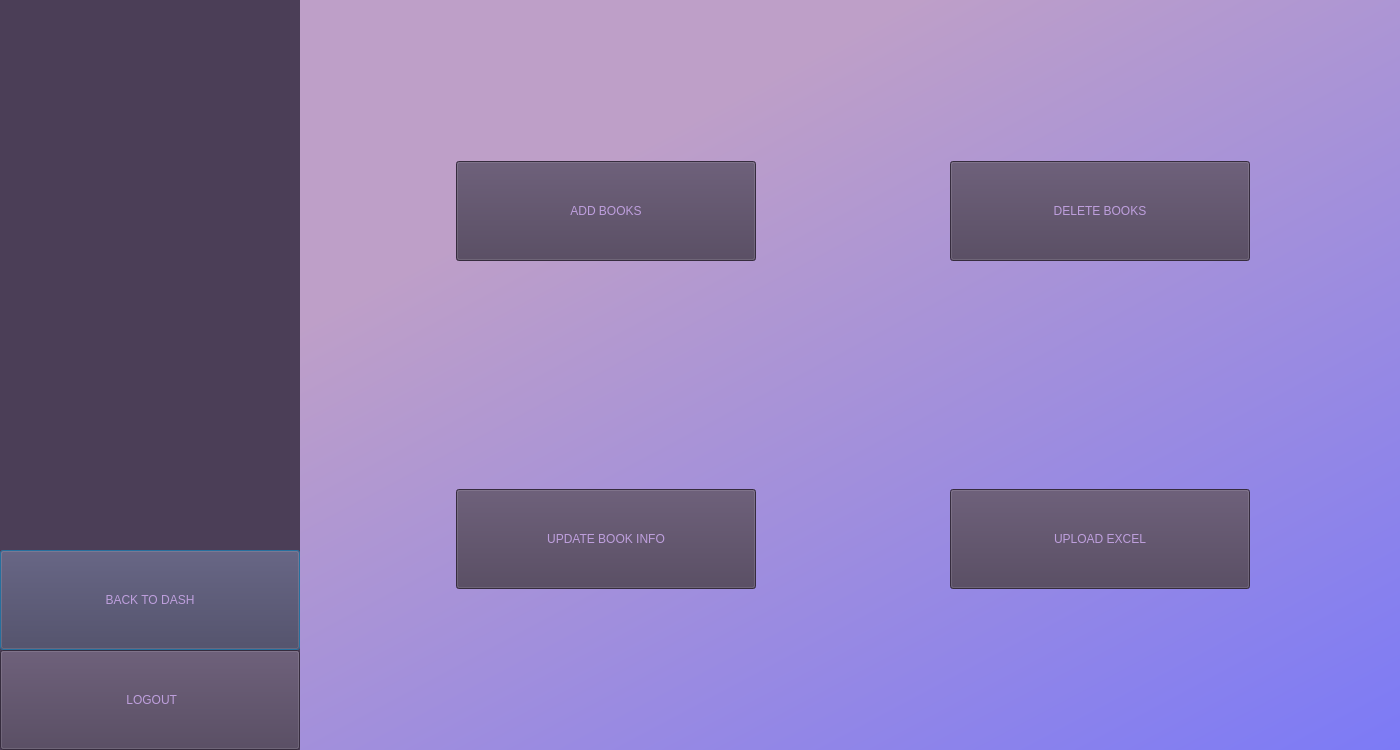
<?xml version="1.0" encoding="UTF-8"?>
<ui version="4.0">
 <class>dashboardDialog</class>
 <widget class="QDialog" name="dashboardDialog">
  <property name="geometry">
   <rect>
    <x>0</x>
    <y>0</y>
    <width>1400</width>
    <height>750</height>
   </rect>
  </property>
  <property name="sizePolicy">
   <sizepolicy hsizetype="Expanding" vsizetype="Expanding">
    <horstretch>0</horstretch>
    <verstretch>0</verstretch>
   </sizepolicy>
  </property>
  <property name="minimumSize">
   <size>
    <width>1400</width>
    <height>750</height>
   </size>
  </property>
  <property name="windowTitle">
   <string>Dialog</string>
  </property>
  <property name="styleSheet">
   <string notr="true"/>
  </property>
  <layout class="QVBoxLayout" name="verticalLayout">
   <property name="leftMargin">
    <number>0</number>
   </property>
   <property name="topMargin">
    <number>0</number>
   </property>
   <property name="rightMargin">
    <number>0</number>
   </property>
   <property name="bottomMargin">
    <number>0</number>
   </property>
   <item>
    <widget class="QWidget" name="dashwidget" native="true">
     <property name="enabled">
      <bool>true</bool>
     </property>
     <property name="sizePolicy">
      <sizepolicy hsizetype="Expanding" vsizetype="Expanding">
       <horstretch>0</horstretch>
       <verstretch>0</verstretch>
      </sizepolicy>
     </property>
     <property name="minimumSize">
      <size>
       <width>1400</width>
       <height>750</height>
      </size>
     </property>
     <property name="styleSheet">
      <string notr="true">QWidget#dashwidget{
	background-color: qlineargradient(spread:pad, x1:0, y1:0, x2:1, y2:1, stop:0.323383 rgba(190, 159, 200, 255), stop:1 rgba(124, 122, 246, 255))
}</string>
     </property>
     <layout class="QGridLayout" name="gridLayout_3">
      <property name="leftMargin">
       <number>0</number>
      </property>
      <property name="topMargin">
       <number>0</number>
      </property>
      <property name="rightMargin">
       <number>0</number>
      </property>
      <property name="bottomMargin">
       <number>0</number>
      </property>
      <item row="0" column="0">
       <layout class="QHBoxLayout" name="horizontalLayout_2">
        <item>
         <widget class="QWidget" name="widget" native="true">
          <property name="minimumSize">
           <size>
            <width>300</width>
            <height>750</height>
           </size>
          </property>
          <property name="styleSheet">
           <string notr="true">background-color: rgb(75, 62, 87);</string>
          </property>
          <layout class="QVBoxLayout" name="verticalLayout_5">
           <property name="spacing">
            <number>0</number>
           </property>
           <property name="leftMargin">
            <number>0</number>
           </property>
           <property name="topMargin">
            <number>0</number>
           </property>
           <property name="rightMargin">
            <number>0</number>
           </property>
           <property name="bottomMargin">
            <number>0</number>
           </property>
           <item>
            <spacer name="verticalSpacer_4">
             <property name="orientation">
              <enum>Qt::Vertical</enum>
             </property>
             <property name="sizeType">
              <enum>QSizePolicy::Preferred</enum>
             </property>
             <property name="sizeHint" stdset="0">
              <size>
               <width>20</width>
               <height>1000</height>
              </size>
             </property>
            </spacer>
           </item>
           <item>
            <widget class="QPushButton" name="homeButton">
             <property name="minimumSize">
              <size>
               <width>300</width>
               <height>100</height>
              </size>
             </property>
             <property name="styleSheet">
              <string notr="true">font: 18pt &quot;Calibri&quot;;
color: rgb(190, 159, 221);</string>
             </property>
             <property name="text">
              <string>BACK TO DASH</string>
             </property>
            </widget>
           </item>
           <item>
            <widget class="QPushButton" name="logout">
             <property name="minimumSize">
              <size>
               <width>300</width>
               <height>100</height>
              </size>
             </property>
             <property name="styleSheet">
              <string notr="true">font: 18pt &quot;Calibri&quot;;
color:rgb(190, 159, 221);
background-color:rgb(75, 62, 87);</string>
             </property>
             <property name="text">
              <string> LOGOUT</string>
             </property>
             <property name="icon">
              <iconset>
               <normaloff>logout icon.png</normaloff>logout icon.png</iconset>
             </property>
             <property name="iconSize">
              <size>
               <width>30</width>
               <height>30</height>
              </size>
             </property>
            </widget>
           </item>
          </layout>
         </widget>
        </item>
        <item>
         <spacer name="verticalSpacer_5">
          <property name="orientation">
           <enum>Qt::Vertical</enum>
          </property>
          <property name="sizeHint" stdset="0">
           <size>
            <width>150</width>
            <height>40</height>
           </size>
          </property>
         </spacer>
        </item>
        <item>
         <layout class="QGridLayout" name="gridLayout_2">
          <item row="2" column="0">
           <widget class="QPushButton" name="updatebutton">
            <property name="minimumSize">
             <size>
              <width>300</width>
              <height>100</height>
             </size>
            </property>
            <property name="styleSheet">
             <string notr="true">font: 18pt &quot;Calibri&quot;;
color: rgb(190, 159, 221);
background-color: rgb(75, 62, 87);</string>
            </property>
            <property name="text">
             <string>UPDATE BOOK INFO</string>
            </property>
           </widget>
          </item>
          <item row="2" column="1">
           <spacer name="verticalSpacer_2">
            <property name="orientation">
             <enum>Qt::Vertical</enum>
            </property>
            <property name="sizeHint" stdset="0">
             <size>
              <width>100</width>
              <height>40</height>
             </size>
            </property>
           </spacer>
          </item>
          <item row="1" column="0">
           <widget class="QPushButton" name="addbooksbutton">
            <property name="minimumSize">
             <size>
              <width>300</width>
              <height>100</height>
             </size>
            </property>
            <property name="styleSheet">
             <string notr="true">font: 18pt &quot;Calibri&quot;;
color: rgb(190, 159, 221);
background-color: rgb(75, 62, 87);</string>
            </property>
            <property name="text">
             <string>ADD BOOKS</string>
            </property>
           </widget>
          </item>
          <item row="2" column="2">
           <widget class="QPushButton" name="uploadexcelbutton">
            <property name="minimumSize">
             <size>
              <width>300</width>
              <height>100</height>
             </size>
            </property>
            <property name="styleSheet">
             <string notr="true">font: 18pt &quot;Calibri&quot;;
color: rgb(190, 159, 221);
background-color: rgb(75, 62, 87);</string>
            </property>
            <property name="text">
             <string>UPLOAD EXCEL</string>
            </property>
           </widget>
          </item>
          <item row="3" column="1">
           <spacer name="horizontalSpacer">
            <property name="orientation">
             <enum>Qt::Horizontal</enum>
            </property>
            <property name="sizeHint" stdset="0">
             <size>
              <width>40</width>
              <height>50</height>
             </size>
            </property>
           </spacer>
          </item>
          <item row="1" column="1">
           <spacer name="verticalSpacer">
            <property name="orientation">
             <enum>Qt::Vertical</enum>
            </property>
            <property name="sizeHint" stdset="0">
             <size>
              <width>100</width>
              <height>40</height>
             </size>
            </property>
           </spacer>
          </item>
          <item row="1" column="2">
           <widget class="QPushButton" name="delbooksbutton">
            <property name="minimumSize">
             <size>
              <width>300</width>
              <height>100</height>
             </size>
            </property>
            <property name="styleSheet">
             <string notr="true">font: 18pt &quot;Calibri&quot;;
color: rgb(190, 159, 221);
background-color: rgb(75, 62, 87);</string>
            </property>
            <property name="text">
             <string>DELETE BOOKS</string>
            </property>
           </widget>
          </item>
          <item row="0" column="1">
           <spacer name="horizontalSpacer_2">
            <property name="orientation">
             <enum>Qt::Horizontal</enum>
            </property>
            <property name="sizeHint" stdset="0">
             <size>
              <width>40</width>
              <height>50</height>
             </size>
            </property>
           </spacer>
          </item>
         </layout>
        </item>
        <item>
         <spacer name="verticalSpacer_6">
          <property name="orientation">
           <enum>Qt::Vertical</enum>
          </property>
          <property name="sizeHint" stdset="0">
           <size>
            <width>150</width>
            <height>40</height>
           </size>
          </property>
         </spacer>
        </item>
       </layout>
      </item>
     </layout>
    </widget>
   </item>
  </layout>
 </widget>
 <resources/>
 <connections/>
</ui>
